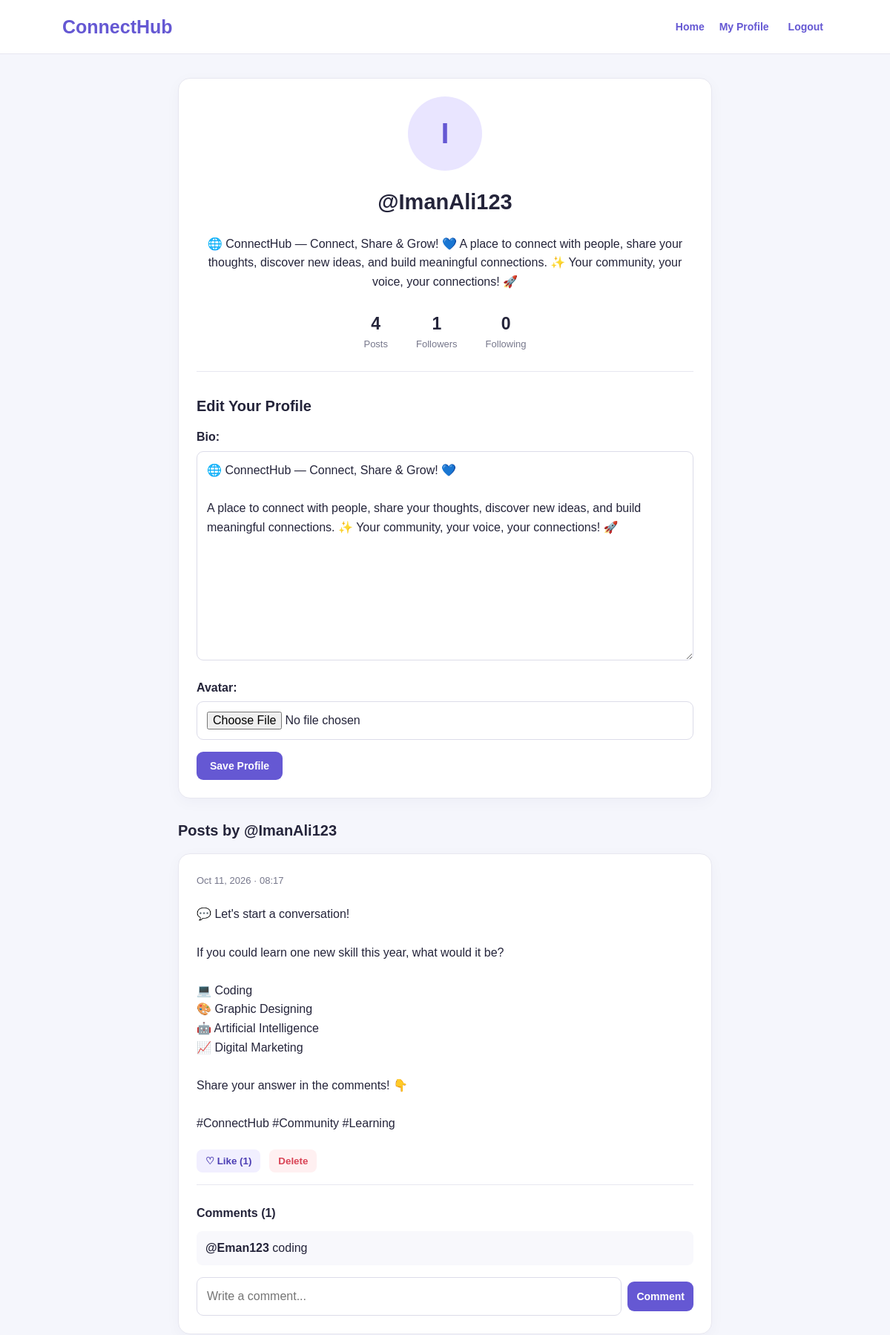
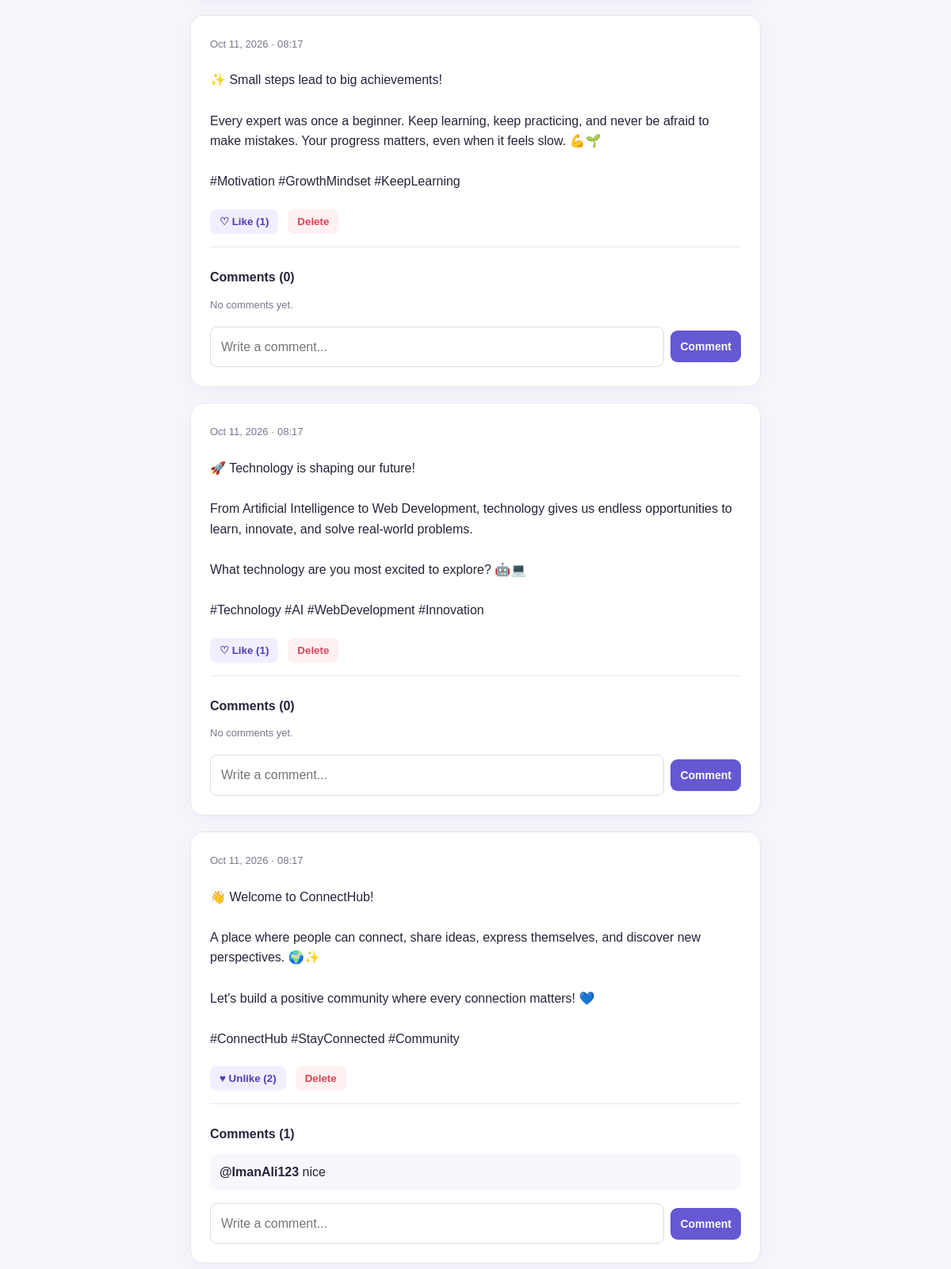
Page /profile/ImanAli123/ (signed in, upper part) on the committed database (2 pictures, top to bottom).
### social/models.py (models this page shows, shortened)
class Profile(models.Model):
    user = models.OneToOneField(
        User, on_delete=models.CASCADE, related_name="profile"
    )
    bio = models.TextField(blank=True)
    avatar = models.ImageField(
        upload_to="avatars/", blank=True, null=True
    )

class Post(models.Model):
    author = models.ForeignKey(
        User, on_delete=models.CASCADE, related_name="posts"
    )
    content = models.TextField(max_length=2000)
    created_at = models.DateTimeField(auto_now_add=True)
    class Meta:
        ordering = ["-created_at"]

class Comment(models.Model):
    post = models.ForeignKey(
        Post, on_delete=models.CASCADE, related_name="comments"
    )
    author = models.ForeignKey(
        User, on_delete=models.CASCADE, related_name="comments"
    )
    content = models.TextField(max_length=500)
    created_at = models.DateTimeField(auto_now_add=True)
    class Meta:
        ordering = ["created_at"]

### social/views.py (the view, shortened to what this page needs)
# urls.py: path("profile/<str:username>/", views.profile_view, name="profile"),
@login_required
def profile_view(request, username):
    person = get_object_or_404(User, username=username)
    profile, _ = Profile.objects.get_or_create(user=person)
    if request.user == person:
        form = ProfileForm(
            request.POST or None,
            request.FILES or None,
            instance=profile,
        )
    else:
        form = None
    posts = (
        person.posts
        .select_related("author")
        .prefetch_related("comments__author", "likes")
        .annotate(
            is_liked=Exists(
                Like.objects.filter(
                    post=OuterRef("pk"),
                    user=request.user,
                )
            )
        )
    )
    return render(
        request,
        "social/profile.html",
        {
            "person": person,
            "profile": profile,
            "posts": posts,
            "form": form,
            "followers_count": person.followers.count(),
            "following_count": person.following.count(),
            "is_following": Follow.objects.filter(
                follower=request.user,
                following=person,
            ).exists(),
        },
    )

### social/forms.py
class ProfileForm(forms.ModelForm):
    class Meta:
        model = Profile
        fields = ["bio", "avatar"]

### social/templates/social/profile.html (shortened to what this page needs)
{% extends 'social/base.html' %}
{% block content %}
<section class="card profile-card">
    <div class="profile-avatar">
        {% if profile.avatar %}
        <img src="{{ profile.avatar.url }}" alt="Profile picture">
        {% else %}
        {{ person.username|first|upper }}
        {% endif %}
    </div>
    <h1>@{{ person.username }}</h1>
    <p>{{ profile.bio|default:"This user hasn't added a bio yet." }}</p>
    <div class="stats">
        <div><strong>{{ posts.count }}</strong><span>Posts</span></div>
        <div><strong>{{ followers_count }}</strong><span>Followers</span></div>
        <div><strong>{{ following_count }}</strong><span>Following</span></div>
    </div>
    {% if person == user %}
    <form method="post" enctype="multipart/form-data" class="profile-edit">
        <h2>Edit Your Profile</h2>
        {{ form.as_p }}
        <button class="btn" type="submit">Save Profile</button>
    </form>
    {% endif %}
</section>
<h2 class="section-heading">Posts by @{{ person.username }}</h2>
<section class="feed-list">
    {% for post in posts %}
    <article class="card post-card">
        <p class="muted">{{ post.created_at|date:"M d, Y · H:i" }}</p>
        <p class="post-content">{{ post.content }}</p>
        <div class="post-actions">
            <form method="post" action="{% url 'like' post.id %}">
                <button class="action-btn" type="submit">
                    {% if post.is_liked %}♥ Unlike{% else %}♡ Like{% endif %}
                    ({{ post.likes.count }})
                </button>
            </form>
            {% if post.author == user %}
            <form method="post" action="{% url 'delete_post' post.id %}">
                <button class="action-btn danger" type="submit">Delete</button>
            </form>
            {% endif %}
        </div>
        <div class="comments">
            <h3>Comments ({{ post.comments.count }})</h3>
            {% for comment in post.comments.all %}
            <p class="comment">
                <strong>@{{ comment.author.username }}</strong>
                {{ comment.content }}
            </p>
            {% empty %}
            <p class="muted">No comments yet.</p>
            {% endfor %}
            <form class="comment-form" method="post"
                  action="{% url 'comment' post.id %}">
                <input type="text" name="content"
                       placeholder="Write a comment..."
                       maxlength="500" required>
                <button class="btn" type="submit">Comment</button>
            </form>
        </div>
    </article>
    {% empty %}
    <div class="card empty-state">No posts to display yet.</div>
    {% endfor %}
</section>
{% endblock %}

### social/static/social/style.css (style rules this page uses)
:root { --primary: #6558d3; --primary-dark: #4c3eb4; --background: #f5f6fc; --surface: #ffffff; --text: #24243a; --muted: #77788c; --border: #e7e7f0; --danger: #d94355; }
* { box-sizing: border-box; }
body { margin: 0; font-family: Arial, Helvetica, sans-serif; background: var(--background); color: var(--text); line-height: 1.6; }
h1, h2, h3 { line-height: 1.3; }
h1 { font-size: 29px; }
h2 { font-size: 20px; }
h3 { font-size: 16px; }
.card, .auth-card { background: var(--surface); border: 1px solid var(--border); border-radius: 16px; padding: 24px; margin-bottom: 20px; box-shadow: 0 5px 20px rgba(30, 30, 80, 0.035); }
form p { margin: 16px 0; }
label { display: block; font-weight: 600; margin-bottom: 6px; }
input, textarea, select { width: 100%; padding: 12px 13px; border: 1px solid #dcdce9; border-radius: 9px; font: inherit; background: white; color: var(--text); }
textarea { resize: vertical; min-height: 90px; }
.btn { border: 0; border-radius: 9px; background: var(--primary); color: white; padding: 11px 18px; font-weight: 700; font-size: 14px; cursor: pointer; transition: background .2s, transform .2s; }
.avatar, .profile-avatar { width: 48px; height: 48px; border-radius: 50%; display: grid; place-items: center; flex-shrink: 0; background: #e9e5ff; color: var(--primary); font-size: 20px; font-weight: 800; }
.muted { color: var(--muted); font-size: 13px; margin: 2px 0; }
.post-content { white-space: pre-wrap; overflow-wrap: anywhere; margin: 22px 0; }
.post-actions { display: flex; gap: 12px; align-items: center; flex-wrap: wrap; padding-bottom: 16px; border-bottom: 1px solid var(--border); }
.post-actions form { margin: 0; }
.action-btn { background: #f1efff; border: 0; border-radius: 8px; padding: 8px 12px; color: var(--primary-dark); font-weight: 700; cursor: pointer; }
.action-btn.danger { color: var(--danger); background: #fff0f1; }
.comments { padding-top: 12px; }
.comments h3 { margin-bottom: 14px; }
.comment { margin: 8px 0; padding: 10px 12px; background: #f8f8fc; border-radius: 8px; overflow-wrap: anywhere; }
.comment-form { display: flex; gap: 8px; align-items: center; margin-top: 16px; }
.comment-form input { min-width: 0; }
.comment-form .btn { flex-shrink: 0; padding: 12px; }
.profile-card { text-align: center; }
.profile-avatar { width: 100px; height: 100px; margin: 0 auto 16px; font-size: 38px; overflow: hidden; }
.stats { display: flex; justify-content: center; gap: 38px; margin: 25px 0; }
.stats div { display: flex; flex-direction: column; }
.stats strong { font-size: 23px; }
.stats span { font-size: 13px; color: var(--muted); }
.profile-edit { text-align: left; border-top: 1px solid var(--border); padding-top: 16px; margin-top: 25px; }
.section-heading { margin: 30px 0 18px; }

### rows in the picture
Profile: bio "🌐 ConnectHub — Connect, Share & Grow! 💙 A place to connect with people, share your thoughts, discover new ideas, and build meaningful connections. ✨ Your community, your voice, your connections! 🚀"
Post: created_at "Oct 11, 2026 · 08:17", content "💬 Let's start a conversation! If you could learn one new skill this year, what would it be? 💻 Coding 🎨 Graphic Designing 🤖 Artificial Intelligence 📈 Digital Marketing Share your answer in the comments! 👇 #ConnectHub #Community #Learning", shows "♡ Like", likes.count "1", comments.count "1"
Comment: author.username "Eman123", content "coding"
Post: created_at "Oct 11, 2026 · 08:17", content "✨ Small steps lead to big achievements! Every expert was once a beginner. Keep learning, keep practicing, and never be afraid to make mistakes. Your progress matters, even when it feels slow. 💪🌱 #Motivation #GrowthMindset #KeepLearning", shows "♡ Like", likes.count "1", comments.count "0"
Post: created_at "Oct 11, 2026 · 08:17", content "🚀 Technology is shaping our future! From Artificial Intelligence to Web Development, technology gives us endless opportunities to learn, innovate, and solve real-world problems. What technology are you most excited to explore? 🤖💻 #Technology #AI #WebDevelopment #Innovation", shows "♡ Like", likes.count "1", comments.count "0"
Post: created_at "Oct 11, 2026 · 08:17", content "👋 Welcome to ConnectHub! A place where people can connect, share ideas, express themselves, and discover new perspectives. 🌍✨ Let's build a positive community where every connection matters! 💙 #ConnectHub #StayConnected #Community", shows "♥ Unlike", likes.count "2", comments.count "1"
Comment: author.username "ImanAli123", content "nice"

### other values in the picture
{{ person.username|first|upper }} "I"
{{ person.username }} "ImanAli123"
{{ posts.count }} "4"
{{ followers_count }} "1"
{{ following_count }} "0"
